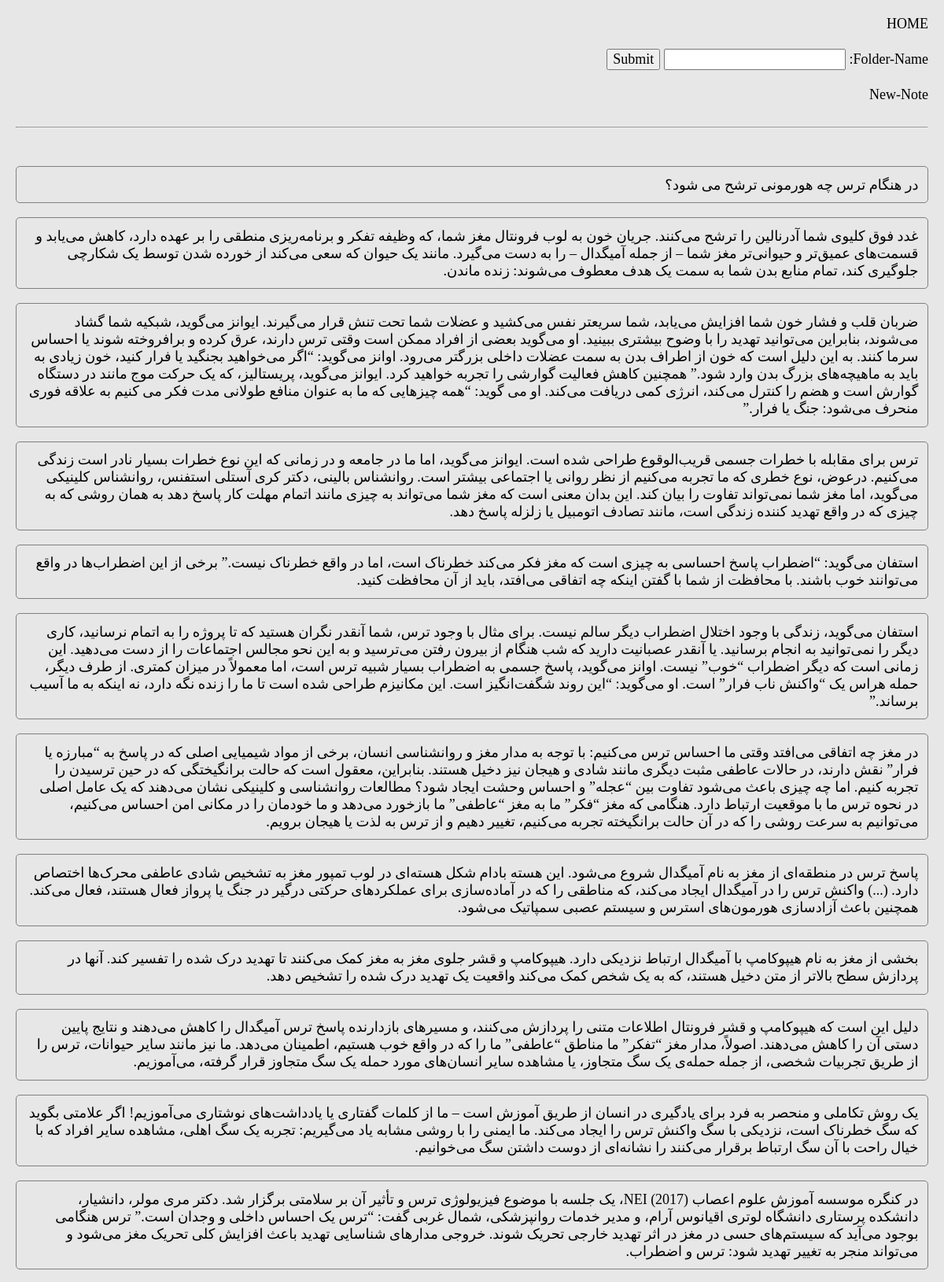
/46/notes (upper part), run on the app's committed database.
### FolderNote/models.py (models this page shows, shortened)
class Note(models.Model):
    folder = models.ForeignKey(Folder, on_delete=models.CASCADE)
    content = models.TextField()

### web_app/views.py (the view)
# urls.py: path("<int:folder>/notes", views.notes), # shows: folders & notes
def notes(request, folder): # shows: folders & notes
    folders = Folder.objects.filter(parent__id=folder)
    notes = Folder.objects.get(id=folder).note_set.all()
    return render(request, "web_app/folders_notes.html", {"folders":folders, "notes":notes, "folder":folder})

### web_app/templates/web_app/folders_notes.html (shortened to what this page needs)
{% extends "web_app/base.html" %}
{% block content %}
    <form action="/create-folder" method="post">
        <label>Folder-Name:</label>
        <input name="name" type="text">
        <input type="submit">
    </form>
    <br>
    <a href="/create-note/{{ folder }}">New-Note</a>
    <br>
    <br><hr><br>
    {% for n in notes %}
        <p class="note">
            {{ n.content|linebreaksbr|safe }}
        </p>
    {% endfor %}
{% endblock %}

### web_app/templates/web_app/base.html (shortened to what this page needs)
<!DOCTYPE html>
<html lang="en">
<head>
</head>
<body>
    <a href="/">HOME</a>
    <br>
    <br>
    {% block content %}{% endblock %}
</body>
</html>

### web_app/templates/web_app/base.html (style rules this page uses)
body { padding: 1%; background-color: rgb(231, 231, 231); }
* { font-family: "Vazir Code"; font-size: 18px; direction: rtl; }
a { text-decoration: none; color: #000; }
.note { border: 1px solid gray; border-radius: 5px; padding: 1%; }

### data on the page
Note: content "در هنگام ترس چه هورمونی ترشح می شود؟"
Note: content "غدد فوق کلیوی شما آدرنالین را ترشح می‌کنند. جریان خون به لوب فرونتال مغز شما، که وظیفه تفکر و برنامه‌ریزی منطقی را بر عهده دارد، کاهش می‌یابد و قسمت‌های عمیق‌تر و حیوانی‌تر مغز شما – از جمله آمیگدال – را به دست می‌گیرد. مانند یک حیوان که سعی می‌کند از خورده شدن توسط یک شکارچی جلوگیری کند، تمام منابع بدن شما به سمت یک هدف معطوف می‌شوند: زنده ماندن."
Note: content "ضربان قلب و فشار خون شما افزایش می‌یابد، شما سریعتر نفس می‌کشید و عضلات شما تحت تنش قرار می‌گیرند. ایوانز می‌گوید، شبکیه شما گشاد می‌شوند، بنابراین می‌توانید تهدید را با وضوح بیشتری ببینید. او می‌گوید بعضی از افراد ممکن است وقتی ترس دارند، عرق کرده و برافروخته شوند یا احساس سرما کنند. به این دلیل است که خون از اطراف بدن به سمت عضلات داخلی بزرگتر می‌رود. اوانز می‌گوید: “اگر می‌خواهید بجنگید یا فرار کنید، خون زیادی به باید به ماهیچه‌های بزرگ بدن وارد شود.” همچنین کاهش فعالیت گوارشی را تجربه خواهید کرد. ایوانز می‌گوید، پریستالیز، که یک حرکت موج مانند در دستگاه گوارش است و هضم را کنترل می‌کند، انرژی کمی دریافت می‌کند. او می گوید: “همه چیزهایی که ما به عنوان منافع طولانی مدت فکر می کنیم به علاقه…"
Note: content "ترس برای مقابله با خطرات جسمی قریب‌الوقوع طراحی شده است. ایوانز می‌گوید، اما ما در جامعه‌ و در زمانی که این نوع خطرات بسیار نادر است زندگی می‌کنیم. درعوض، نوع خطری که ما تجربه می‌کنیم از نظر روانی یا اجتماعی بیشتر است. روانشناس بالینی، دکتر کری آستلی استفنس، روانشناس کلینیکی می‌گوید، اما مغز شما نمی‌تواند تفاوت را بیان کند. این بدان معنی است که مغز شما می‌تواند به چیزی مانند اتمام مهلت کار پاسخ دهد به همان روشی که به چیزی که در واقع تهدید کننده زندگی است، مانند تصادف اتومبیل یا زلزله پاسخ دهد."
Note: content "استفان می‌گوید: “اضطراب پاسخ احساسی به چیزی است که مغز فکر می‌کند خطرناک است، اما در واقع خطرناک نیست.” برخی از این اضطراب‌ها در واقع می‌توانند خوب باشند. با محافظت از شما با گفتن اینکه چه اتفاقی می‌افتد، باید از آن محافظت کنید."
Note: content "استفان می‌گوید، زندگی با وجود اختلال اضطراب دیگر سالم نیست. برای مثال با وجود ترس، شما آنقدر نگران هستید که تا پروژه را به اتمام نرسانید، کاری دیگر را نمی‌توانید به انجام برسانید. یا آنقدر عصبانیت دارید که شب هنگام از بیرون رفتن می‌ترسید و به این نحو مجالس اجتماعات را از دست می‌دهید. این زمانی است که دیگر اضطراب “خوب” نیست. اوانز می‌گوید، پاسخ جسمی به اضطراب بسیار شبیه ترس است، اما معمولاً در میزان کمتری. از طرف دیگر، حمله هراس یک “واکنش ناب فرار” است. او می‌گوید: “این روند شگفت‌انگیز است. این مکانیزم طراحی شده است تا ما را زنده نگه دارد، نه اینکه به ما آسیب برساند.”"
Note: content "در مغز چه اتفاقی می‌افتد وقتی ما احساس ترس می‌کنیم: با توجه به مدار مغز و روانشناسی انسان، برخی از مواد شیمیایی اصلی كه در پاسخ به “مبارزه یا فرار” نقش دارند، در حالات عاطفی مثبت دیگری مانند شادی و هیجان نیز دخیل هستند. بنابراین، معقول است که حالت برانگیختگی که در حین ترسیدن را تجربه کنیم. اما چه چیزی باعث می‌شود تفاوت بین “عجله” و احساس وحشت ایجاد شود؟ مطالعات روانشناسی و کلینیکی نشان می‌دهند که یک عامل اصلی در نحوه ترس ما با موقعیت ارتباط دارد. هنگامی که مغز “فکر” ما به مغز “عاطفی” ما بازخورد می‌دهد و ما خودمان را در مکانی امن احساس می‌کنیم، می‌توانیم به سرعت روشی را که در آن حالت برانگیخته تجربه می‌کنیم، تغییر دهیم و از ترس به لذت یا هیجان برویم."
Note: content "پاسخ ترس در منطقه‌ای از مغز به نام آمیگدال شروع می‌شود. این هسته بادام شکل هسته‌ای در لوب تمپور مغز به تشخیص شادی عاطفی محرک‌ها اختصاص دارد. (...) واکنش ترس را در آمیگدال ایجاد می‌کند، که مناطقی را که در آماده‌سازی برای عملکردهای حرکتی درگیر در جنگ یا پرواز فعال هستند، فعال می‌کند. همچنین باعث آزادسازی هورمون‌های استرس و سیستم عصبی سمپاتیک می‌شود."
Note: content "بخشی از مغز به نام هیپوکامپ با آمیگدال ارتباط نزدیکی دارد. هیپوکامپ و قشر جلوی مغز به مغز کمک می‌کنند تا تهدید درک شده را تفسیر کند. آنها در پردازش سطح بالاتر از متن دخیل هستند، که به یک شخص کمک می‌کند واقعیت یک تهدید درک شده را تشخیص دهد."
Note: content "دلیل این است که هیپوکامپ و قشر فرونتال اطلاعات متنی را پردازش می‌کنند، و مسیرهای بازدارنده پاسخ ترس آمیگدال را کاهش می‌دهند و نتایج پایین دستی آن را کاهش می‌دهند. اصولاً، مدار مغز “تفکر” ما مناطق “عاطفی” ما را که در واقع خوب هستیم، اطمینان می‌دهد. ما نیز مانند سایر حیوانات، ترس را از طریق تجربیات شخصی، از جمله حمله‌ی یک سگ متجاوز، یا مشاهده سایر انسان‌های مورد حمله یک سگ متجاوز قرار گرفته، می‌آموزیم."
Note: content "یک روش تکاملی و منحصر به فرد برای یادگیری در انسان از طریق آموزش است – ما از کلمات گفتاری یا یادداشت‌های نوشتاری می‌آموزیم! اگر علامتی بگوید که سگ خطرناک است، نزدیکی با سگ واکنش ترس را ایجاد می‌کند. ما ایمنی را با روشی مشابه یاد می‌گیریم: تجربه یک سگ اهلی، مشاهده سایر افراد که با خیال راحت با آن سگ ارتباط برقرار می‌کنند را نشانه‌ای از دوست داشتن سگ می‌خوانیم."
Note: content "در کنگره موسسه آموزش علوم اعصاب NEI (2017)، یک جلسه با موضوع فیزیولوژی ترس و تأثیر آن بر سلامتی برگزار شد. دکتر مری مولر، دانشیار، دانشکده پرستاری دانشگاه لوتری اقیانوس آرام، و مدیر خدمات روانپزشکی، شمال غربی گفت: “ترس یک احساس داخلی و وجدان است.” ترس هنگامی بوجود می‌آید که سیستم‌های حسی در مغز در اثر تهدید خارجی تحریک شوند. خروجی مدارهای شناسایی تهدید باعث افزایش کلی تحریک مغز می‌شود و می‌تواند منجر به تغییر تهدید شود: ترس و اضطراب."
